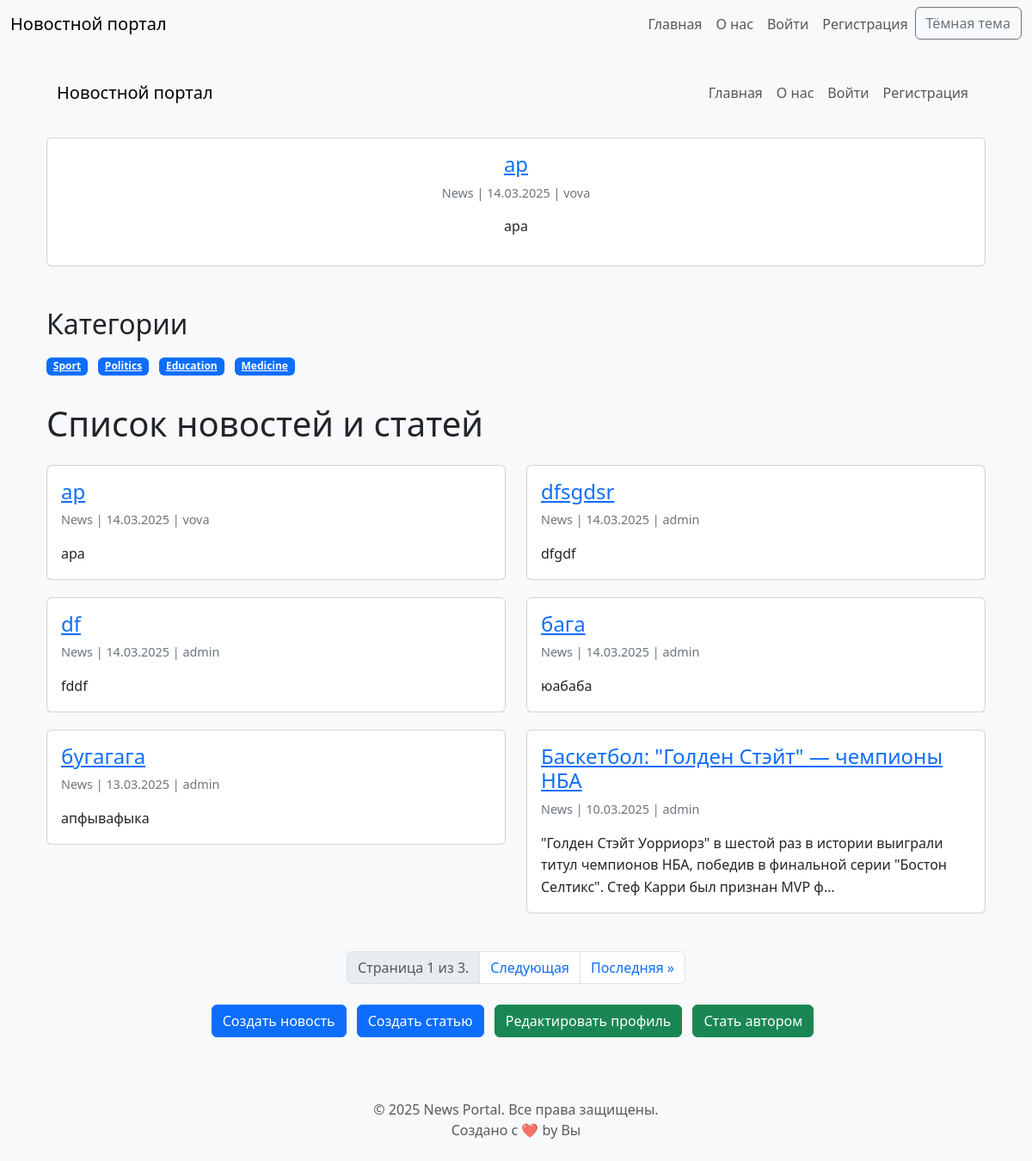
Page /news/ on the committed database.
### news/models.py (models this page shows, shortened)
class News(models.Model):
    TYPE_CHOICES = [
        ('news', 'Новость'),
        ('article', 'Статья'),
    ]
    title = models.CharField(max_length=200, verbose_name='Заголовок')
    content = models.TextField(verbose_name='Содержание')
    published_date = models.DateTimeField(auto_now_add=True, verbose_name='Дата публикации')
    author = models.ForeignKey(Author, on_delete=models.CASCADE, null=True, blank=True, verbose_name='Автор')
    type = models.CharField(max_length=10, choices=TYPE_CHOICES, default='news', verbose_name='Тип')
    rating = models.SmallIntegerField(default=0)
    categories = models.ManyToManyField(Category, through='NewsCategory', blank=True, verbose_name='Категории')
    class Meta:
        ordering = ['-published_date']
        verbose_name = 'Новость/Статья'
        verbose_name_plural = 'Новости/Статьи'

class Author(models.Model):
    authorUser = models.OneToOneField(User, on_delete=models.CASCADE)
    ratingAuthor = models.SmallIntegerField(default=0)
    def __str__(self):
        return self.authorUser.username

class Category(models.Model):
    name = models.CharField(max_length=100, verbose_name="Название категории")
    subscribers = models.ManyToManyField(User, related_name='subscribed_categories', blank=True, verbose_name="Подписчики")

### news/views.py (the view)
# urls.py: path('', views.news_list, name='news_list'),
def news_list(request):
    news_items = News.objects.all().order_by('-published_date')
    categories = Category.objects.all()
    query = request.GET.get('q')
    if query:
        news_items = news_items.filter(title__icontains=query) | news_items.filter(content__icontains=query)
    paginator = Paginator(news_items, 6)
    page_number = request.GET.get('page')
    page_obj = paginator.get_page(page_number)
    return render(request, 'news/news_list.html', {
        'page_obj': page_obj,
        'categories': categories,
    })

### news/templatetags/custom_filters.py (called while the page is built)
@register.filter(name='censor')
def censor(value):
    unwanted_words = ['редиска', 'плохое слово', 'еще слово']  # Список нежелательных слов
    for word in unwanted_words:
        value = value.replace(word, '*' * len(word))
    return value

### news/templates/news/news_list.html (shortened to what this page needs)
{% extends 'base.html' %}
{% load custom_filters %}
{% block content %}
<div class="container">
    <nav class="navbar navbar-expand-lg mb-4" id="mainNav">
        <div class="container-fluid">
            <a class="navbar-brand" href="{% url 'news:news_list' %}">Новостной портал</a>
            <div class="collapse navbar-collapse" id="navbarNav">
                <ul class="navbar-nav ms-auto">
                    <li class="nav-item">
                        <a class="nav-link" href="{% url 'news:news_list' %}">Главная</a>
                    </li>
                    <li class="nav-item">
                        <a class="nav-link" href="{% url 'news:about' %}">О нас</a>
                    </li>
                    {% if user.is_authenticated %}
                        <li class="nav-item">
                            <a class="nav-link" href="{% url 'news:profile_edit' %}">Профиль</a>
                        </li>
                        <li class="nav-item">
                            <a class="nav-link" href="{% url 'account_logout' %}">Выйти</a>
                        </li>
                    {% else %}
                        <li class="nav-item">
                            <a class="nav-link" href="{% url 'account_login' %}">Войти</a>
                        </li>
                        <li class="nav-item">
                            <a class="nav-link" href="{% url 'account_signup' %}">Регистрация</a>
                        </li>
                    {% endif %}
                </ul>
            </div>
        </div>
    </nav>
    <div id="newsCarousel" class="carousel slide mb-5" data-bs-ride="carousel">
        <div class="carousel-inner">
            {% for item in page_obj|slice:":3" %}
            <div class="carousel-item {% if forloop.first %}active{% endif %}">
                <div class="card">
                    <div class="card-body text-center">
                        <h5 class="card-title news-title">
                            <a href="{% url 'news:news_detail' item.pk %}">{{ item.title|censor }}</a>
                        </h5>
                        <p class="news-meta">
                            {{ item.type|title }} | {{ item.published_date|date:"d.m.Y" }} | {{ item.author|default:"Без автора" }}
                        </p>
                        <p class="news-content">{{ item.content|truncatechars:150|censor }}</p>
                    </div>
                </div>
            </div>
            {% endfor %}
        </div>
        <button class="carousel-control-prev" type="button" data-bs-target="#newsCarousel" data-bs-slide="prev">
            <span class="carousel-control-prev-icon" aria-hidden="true"></span>
        </button>
        <button class="carousel-control-next" type="button" data-bs-target="#newsCarousel" data-bs-slide="next">
            <span class="carousel-control-next-icon" aria-hidden="true"></span>
        </button>
    </div>
    <h2 class="mb-3">Категории</h2>
    <div class="mb-4">
        {% for category in categories %}
        <a href="{% url 'news:category_news' category.id %}" class="badge bg-primary me-2 mb-2">{{ category.name }}</a>
        {% empty %}
        <p class="text-muted">Категорий пока нет.</p>
        {% endfor %}
    </div>
    <h1 class="mb-4">Список новостей и статей</h1>
    <div class="row">
        {% for item in page_obj %}
        <div class="col-md-6">
            <div class="card news-card">
                <div class="card-body">
                    <h5 class="card-title news-title">
                        <a href="{% url 'news:news_detail' item.pk %}">{{ item.title|censor }}</a>
                    </h5>
                    <p class="card-text news-meta">
                        {{ item.type|title }} | {{ item.published_date|date:"d.m.Y" }} | {{ item.author|default:"Без автора" }}
                    </p>
                    <p class="card-text news-content">{{ item.content|truncatechars:150|censor }}</p>
                </div>
            </div>
        </div>
        {% empty %}
        <div class="col-12">
            <p class="text-muted">Новостей и статей пока нет.</p>
        </div>
        {% endfor %}
    </div>
    <nav aria-label="Page navigation" class="mt-4">
        <ul class="pagination justify-content-center">
            <li class="page-item disabled">
                <span class="page-link">
                    Страница {{ page_obj.number }} из {{ page_obj.paginator.num_pages }}.
                </span>
            </li>
            {% if page_obj.has_next %}
                <li class="page-item">
                    <a class="page-link" href="?page={{ page_obj.next_page_number }}">Следующая</a>
                </li>
                <li class="page-item">
                    <a class="page-link" href="?page={{ page_obj.paginator.num_pages }}">Последняя »</a>
                </li>
            {% endif %}
        </ul>
    </nav>
    <div class="mt-4 text-center">
        <a href="{% url 'news:news_create' %}" class="btn btn-primary me-2">Создать новость</a>
        <a href="{% url 'news:article_create' %}" class="btn btn-primary me-2">Создать статью</a>
        <a href="{% url 'news:profile_edit' %}" class="btn btn-success me-2">Редактировать профиль</a>
        <a href="{% url 'news:become_author' %}" class="btn btn-success me-2">Стать автором</a>
    </div>
</div>
{% endblock %}

### templates/base.html (shortened to what this page needs)
{% load static %}
<!DOCTYPE html>
<html>
<head>
    <link href="https://cdn.jsdelivr.net/npm/bootstrap@5.3.0/dist/css/bootstrap.min.css" rel="stylesheet">
    <link href="{% static 'css/styles.css' %}" rel="stylesheet">
</head>
<body class="light-mode">
    <nav class="navbar navbar-expand-lg mb-4" id="mainNav">
        <div class="container-fluid">
            <a class="navbar-brand" href="{% url 'news:news_list' %}">Новостной портал</a>
            <div class="collapse navbar-collapse" id="navbarNav">
                <ul class="navbar-nav ms-auto">
                    <li class="nav-item">
                        <a class="nav-link" href="{% url 'news:news_list' %}">Главная</a>
                    </li>
                    <li class="nav-item">
                        <a class="nav-link" href="{% url 'news:about' %}">О нас</a>
                    </li>
                    {% if user.is_authenticated %}
                        <li class="nav-item">
                            <a class="nav-link" href="{% url 'news:profile_edit' %}">Профиль</a>
                        </li>
                        <li class="nav-item">
                            <a class="nav-link" href="{% url 'account_logout' %}">Выйти</a>
                        </li>
                    {% else %}
                        <li class="nav-item">
                            <a class="nav-link" href="{% url 'account_login' %}">Войти</a>
                        </li>
                        <li class="nav-item">
                            <a class="nav-link" href="{% url 'account_signup' %}">Регистрация</a>
                        </li>
                    {% endif %}
                    <li class="nav-item">
                        <button class="btn btn-outline-secondary" id="theme-toggle">Тёмная тема</button>
                    </li>
                </ul>
            </div>
        </div>
    </nav>
    <div class="container mt-4">
        {% block content %}{% endblock %}
    </div>
    <footer class="bg-light py-4 mt-5">
        <div class="container text-center">
            <p class="text-muted mb-0">&copy; 2025 News Portal. Все права защищены.</p>
            <p class="text-muted mb-0">Создано с ❤️ by Вы</p>
        </div>
    </footer>
</body>
</html>

### static/css/styles.css (style rules this page uses)
.light-mode { background-color: #f8f9fa; color: #212529; }
.light-mode .news-card { background-color: #fff; transition: transform 0.2s; margin-bottom: 20px; }
.light-mode .news-title { font-size: 1.5rem; color: #007bff; }
.light-mode .news-meta { color: #6c757d; font-size: 0.9rem; }
.light-mode .news-content { font-size: 1rem; line-height: 1.6; }
.news-card { opacity: 0; animation: fadeIn 0.5s ease-in forwards; }
.news-card:nth-child(1) { animation-delay: 0.1s; }
html { scroll-behavior: smooth; }

### rows in the picture
News: title|censor "ар", type "News", published_date "14.03.2025", author "vova", content|censor "ара"
Category: name "Sport"
Category: name "Politics"
Category: name "Education"
Category: name "Medicine"
News: title|censor "dfsgdsr", type "News", published_date "14.03.2025", author "admin", content|censor "dfgdf"
News: title|censor "df", type "News", published_date "14.03.2025", author "admin", content|censor "fddf"
News: title|censor "бага", type "News", published_date "14.03.2025", author "admin", content|censor "юабаба"
News: title|censor "бугагага", type "News", published_date "13.03.2025", author "admin", content|censor "апфывафыка"
News: title|censor "Баскетбол: \"Голден Стэйт\" — чемпионы НБА", type "News", published_date "10.03.2025", author "admin", content|censor "\"Голден Стэйт Уорриорз\" в шестой раз в истории выиграли титул чемпионов НБА, победив в финальной серии \"Бостон Селтикс\". Стеф Карри был признан MVP ф…"

### other values in the picture
{{ page_obj.number }} "1"
{{ page_obj.paginator.num_pages }} "3"
